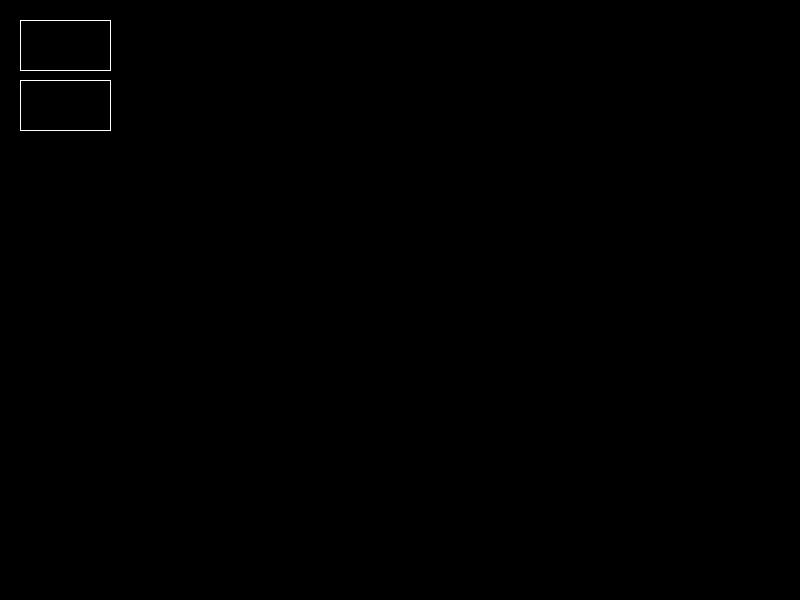
Frame 1 (no input)
Frame 60 (the mouse pressed at the canvas centre just before this capture): identical to frame 1, image omitted
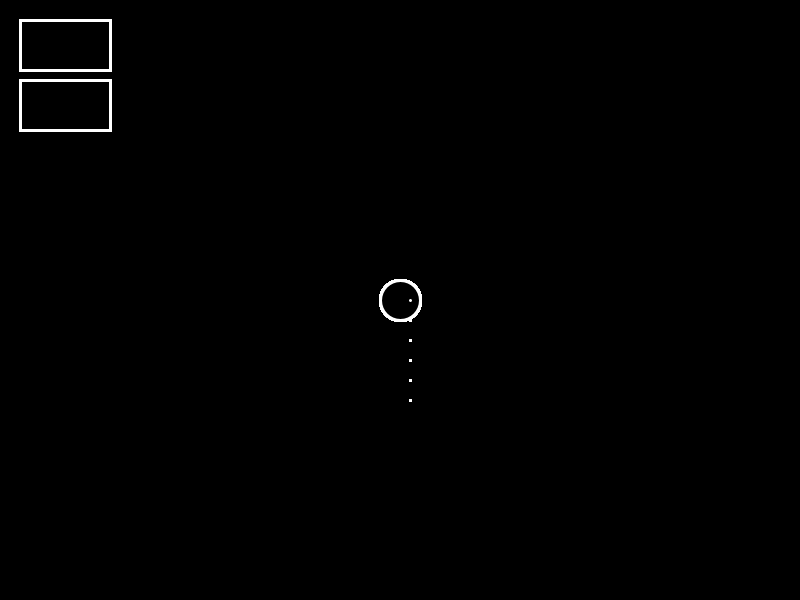
Frame 120 (the mouse held since frame 60 and released just before this capture)

The Processing sketch that drew these frames (run headless with seeded random() and noise(); from frame 60 on, the mouse is pressed at the canvas centre):

// Processing sketch: two_buttons
// ── two_buttons.pde
Boolean brush = true;
int bx = 20;
int by = 20;
int bw = 90;
int bh = 50;
int by2 = by + bh + 10;
int count = 1;
float speed=0;

void setup() {
  size(800,600);
  background(0);
  stroke(255);
}

void draw() {
  if((mouseX > bx) && (mouseX < bx + bw) && (mouseY > by) && (mouseY < by + bh) && mousePressed == true) {
    fill(255);
    brush = true;
  } else {
    fill(0);
  }
  rect(bx, by, bw, bh);
  if ((mouseX > bx) && (mouseX < bx + bw) && (mouseY > by2) && (mouseY < by2 + bh) && mousePressed == true) {
    fill(255);
    brush = false;
  } else {
    fill(0);
  }


  rect(bx, by2, bw, bh);
  if(((mouseX < bx) || (mouseX > bx + bw) || (mouseY < by) || (mouseY > by + bh)) && brush == true && mousePressed == true) {
        fill(0);
    ellipse(mouseX, mouseY, 40, 40);
  translate(mouseX, mouseY);
    for(int i = 0; i < 6; i++) {
    strokeWeight(3);
      
    point(10, i * 20);
  }
   
   
  }

  if(((mouseX < bx) || (mouseX > bx + bw) || (mouseY < by2) || (mouseY > by2 + bh)) && brush == false && mousePressed == true) {
    fill(0); 
    strokeWeight(speed/4);
     line(mouseX, 10,10, pmouseY);
     
     

  }
   if (keyPressed == true) {
    save("frame" + count + ".png");
    delay(50);
    count++;
  }
  }
